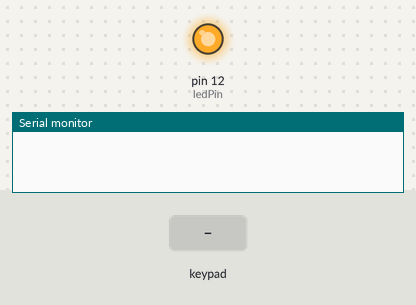
Bench run of a sketch on a simulated Arduino Uno, built with avr-gcc and run on an emulated ATmega328P. Parts: output pins drawn as LEDs (lit = HIGH), the last lines printed to the serial monitor. Dashed ring = blinking. The inputs (shaded band) are chosen by the test bench.

Above: at 1.2 s.
1.3 s: keypad keys 1 9 6 8 pressed 0.4 s apart
At 2.2 s:
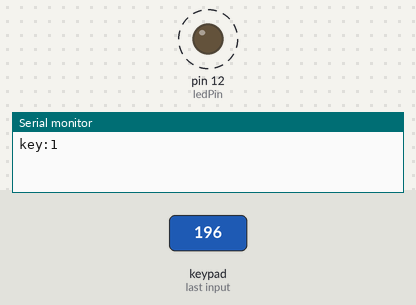
4.8 s: key '*' pressed
At 5.2 s:
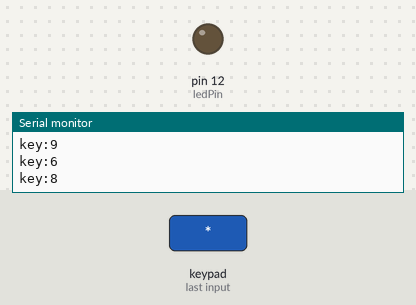
6.8 s: key '#' pressed
At 8.5 s:
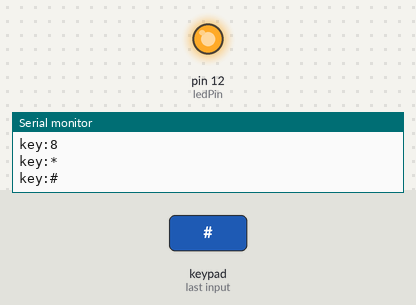
8.8 s: keypad keys 1 9 6 8 # pressed 0.4 s apart
At 11.9 s:
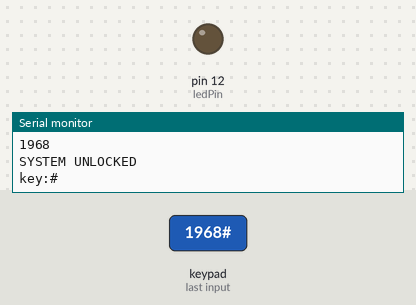
Timing chart, 0 to 13.4 s (numbered marks = the images above; inputs shaded):
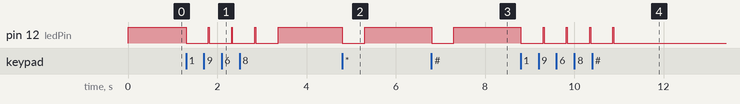

Measured:
- after the input at 1.3 s, pin 12 (ledPin): alternates HIGH for 0.02 s and LOW for 0.50 s, 8 changes in all, then stays HIGH, starting at once
- after the input at 4.8 s, pin 12 (ledPin): HIGH → LOW at once, → HIGH 0.50 s later
- after the input at 6.8 s, pin 12 (ledPin): HIGH → LOW at once, → HIGH 0.50 s later
- after the input at 8.8 s, pin 12 (ledPin): alternates HIGH for 0.02 s and LOW for 0.50 s, 9 changes in all, then stays LOW, starting at once

The sketch:

keypad.ino
```cpp
#include <Keypad.h>
#include <Arduino.h>

enum SYSTEM_STATUS {
	LOCKED, // 0
	UNLOCKED, // 1
};

static SYSTEM_STATUS currentStatus = LOCKED;
const String password = "1968";
String input;

const byte ledPin = 12;
const byte ROWS = 4; // four rows
const byte COLS = 3; // three columns
char keys[ROWS][COLS] = {
	{ '1','2','3' },
	{ '4','5','6' },
	{ '7','8','9' },
	{ '*','0','#' }
};

byte rowPins[ROWS] = { 5, 4, 3, 2 }; // pins on Intel Galielo I/O
byte colPins[COLS] = { 8, 7, 6 }; // pins on Intel Galielo I/O

Keypad keypad = Keypad(makeKeymap(keys), rowPins, colPins, ROWS, COLS);

void setup() {
	Serial.begin(115200);
	// in case there is an LED CONNECTED
	pinMode(ledPin, OUTPUT);
	digitalWrite(ledPin, HIGH); // The default is system locked..so, the LED must be HIGH
	keypad.addEventListener(handleKey); // this is the listener to handlethe keys
}

void loop() {
	// reading the keyboard
	char key = keypad.getKey();
	// if it s a valid key
	if (key) {
		if ((key != '#') && (key != '*'))
		{
			input += key;
		}
		Serial.print("key:");
		Serial.println(key);
	}
}

// this function is only called when the PIN code
// typed matches the secret PIN code and inverts
// the system logic. It means if the system was LOCKED
// it will be UNLOCKED and vice versa.

void updateLEDStatus() {
	if (currentStatus == LOCKED)
	{
		currentStatus = UNLOCKED;
		Serial.println("SYSTEM UNLOCKED");
		// turn OFF the LED
		digitalWrite(ledPin, LOW);

		system("curl 'http://api.pushingbox.com/pushingbox?devid=xxxxxxxxxxxxx' > /dev/ttyGS0");
	}
	else
	{
		currentStatus = LOCKED;
		Serial.println("SYSTEM LOCKED");
		// turn ON the LED
		digitalWrite(ledPin, HIGH);
	}
}

// this function is responsible to handle
// the keypad events
void handleKey(KeypadEvent key) {
	switch (keypad.getState())
	{
	case PRESSED:
		digitalWrite(ledPin, !digitalRead(ledPin));
		delay(500);
		digitalWrite(ledPin, !digitalRead(ledPin));

		// this is our ENTER
		if (key == '#') {
			Serial.println(input);
			if (input == password)
			{
				updateLEDStatus();
			}
			input = "";
		}
		break;

	case RELEASED:
		// this is our CLEAR
		if (key == '*') {
			input = "";
		}
		break;
	}
}
```
